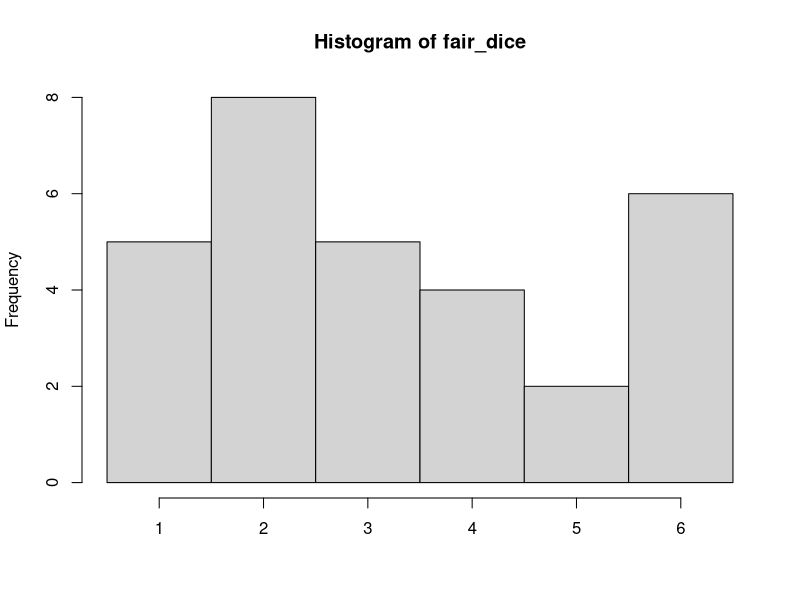
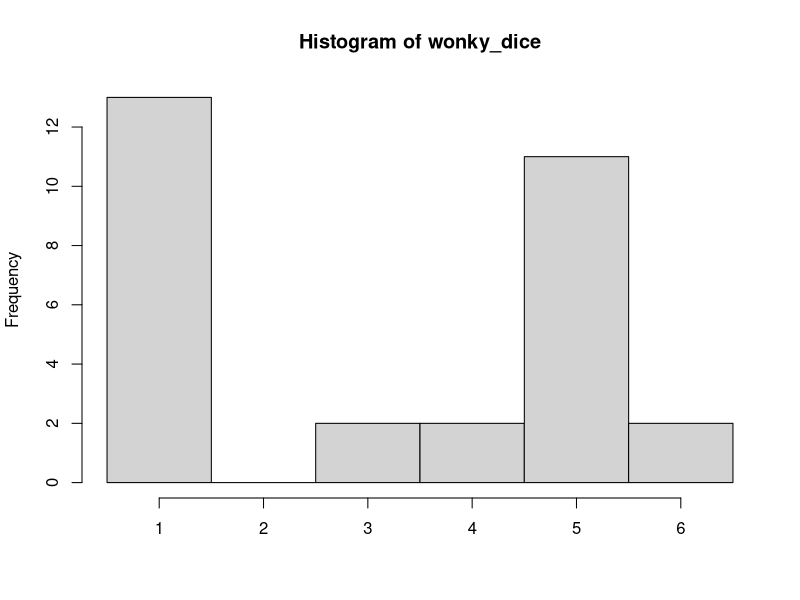
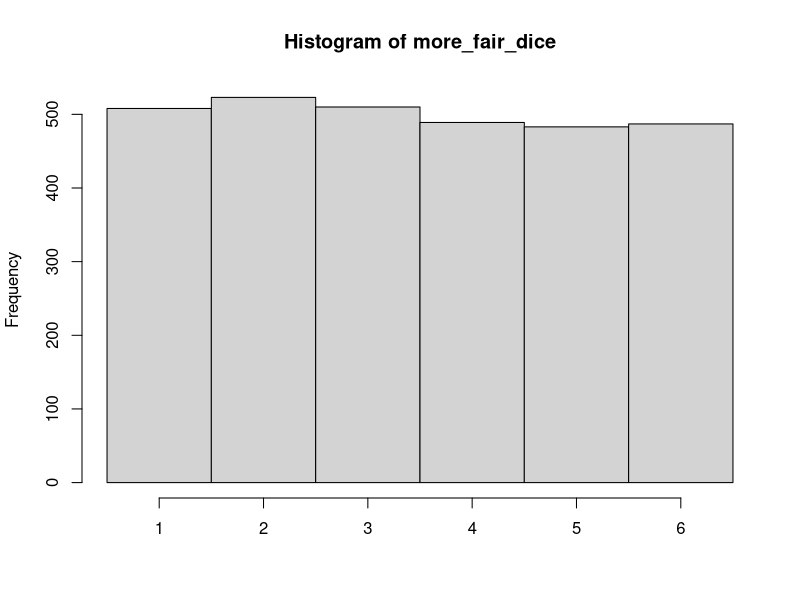

The R script that drew these images, in order:
## ---- chunk 1
# set.seed(212) # for reproducible random numbers  
fair_dice <- sample(1:6, 30, replace = T)  
cat(fair_dice) 
## ---- chunk 2
hist(fair_dice, breaks = 0.5:6.5, xlab = NULL)
## ---- chunk 3
wonky_dice <- sample(c(1:6, rep(c(1, 5), 6)), 30, replace = T)
cat(wonky_dice)
## ---- chunk 4
hist(wonky_dice, breaks = 0.5:6.5, xlab = NULL)
## ---- chunk 5
# set.seed(212) # for reproducible random numbers  
more_fair_dice <- sample(1:6, 3000, replace = T)  
hist(more_fair_dice, breaks = 0.5:6.5, xlab = NULL)
